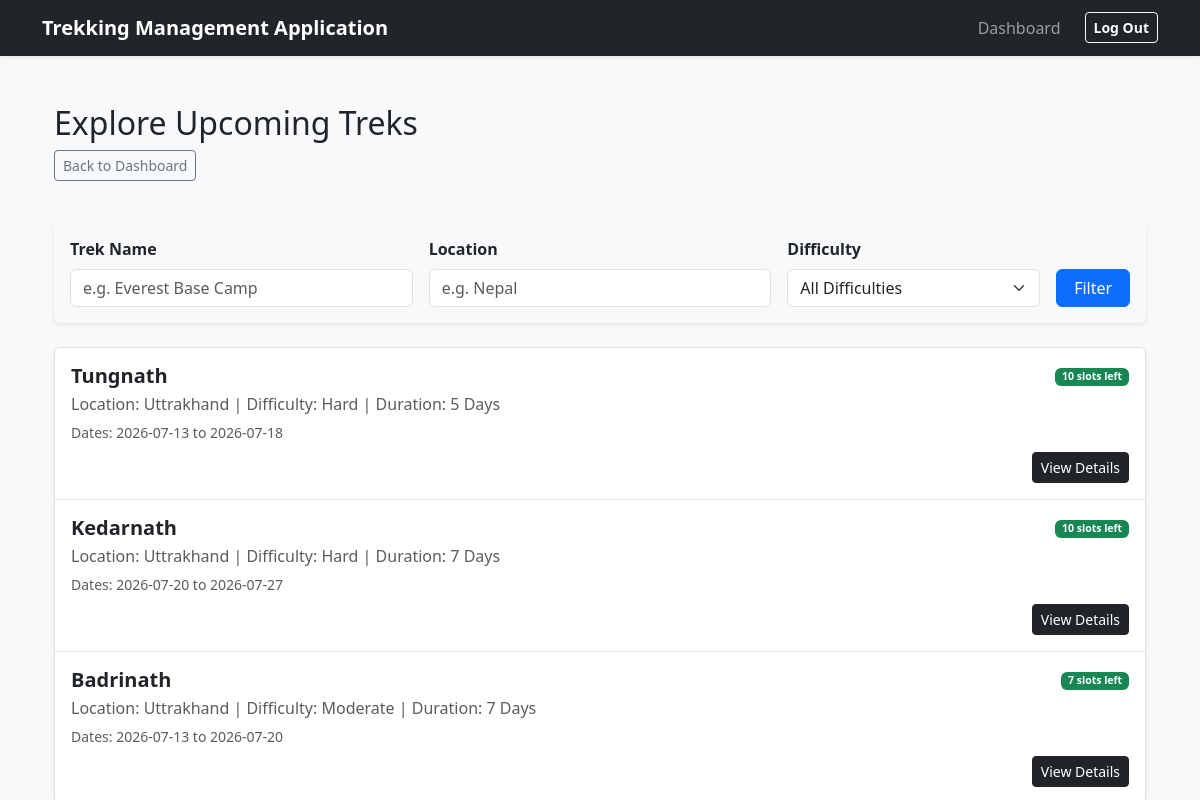
/trekker/explore (signed in), run on an earlier commit of the app's database.
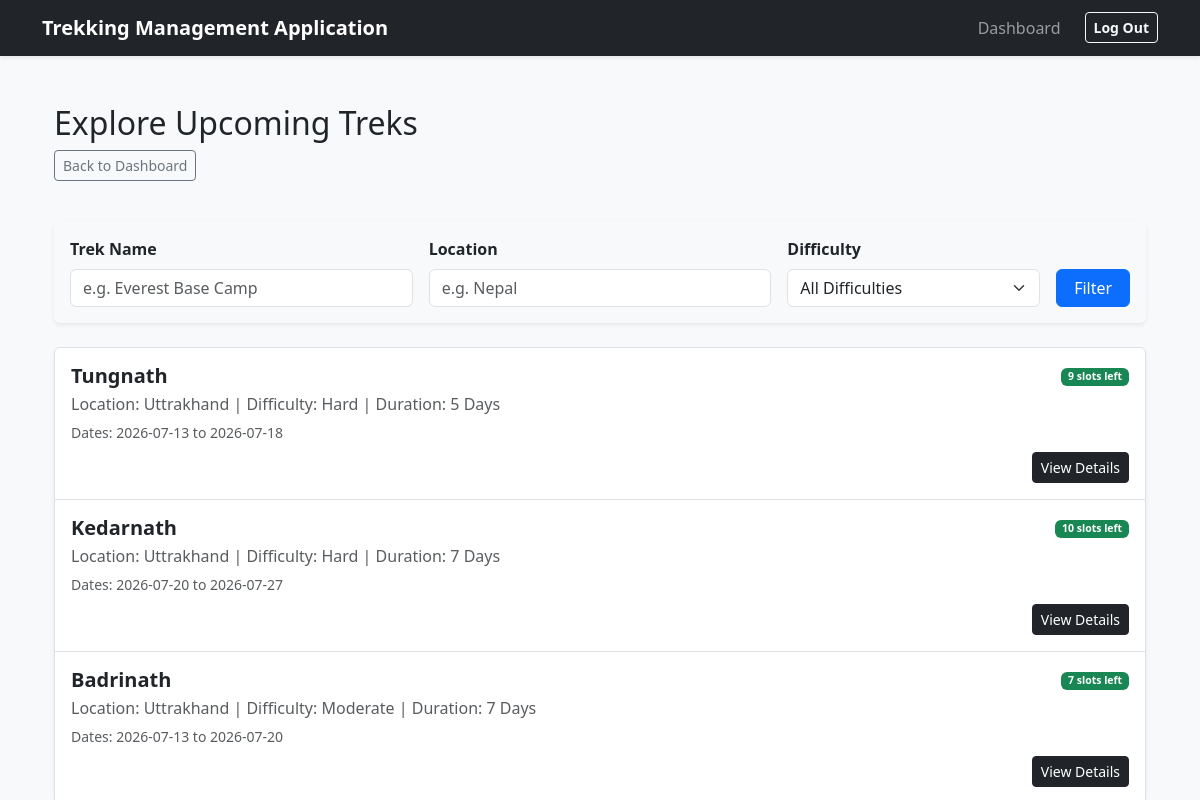
And on a later commit of the database.
### app/models.py (models this page shows)
class Trek(db.Model):
    __tablename__ = "treks"
    id = db.Column(db.Integer, primary_key=True)
    trek_name = db.Column(db.String(200), nullable=False)
    assigned_staff_id = db.Column(db.Integer, db.ForeignKey('users.id'), nullable=False)
    location = db.Column(db.String(100), nullable=False)
    difficulty = db.Column(db.String(50), nullable=False)
    duration = db.Column(db.Integer, nullable=False)
    available_slots = db.Column(db.Integer, nullable=False)
    status = db.Column(db.String(30), nullable=False)
    start_date = db.Column(db.DateTime, nullable=False)
    end_date = db.Column(db.DateTime, nullable=False)
    bookings = db.relationship('Booking', backref='trek', lazy=True, cascade='all, delete-orphan')
    assigned_staff = db.relationship('User', foreign_keys=[assigned_staff_id])

### app/routes/trekker.py (the view)
@trekker_bp.route('/explore')
def explore_treks():
    query = models.Trek.query.filter_by(status='Upcoming')
    search_name = request.args.get('search_name')
    location_filter = request.args.get('location')
    difficulty_filter = request.args.get('difficulty')
    if search_name:
        query = query.filter(models.Trek.trek_name.ilike(f"%{search_name}%"))
    if location_filter:
        query = query.filter(models.Trek.location.ilike(f"%{location_filter}%"))
    if difficulty_filter:
        query = query.filter(models.Trek.difficulty == difficulty_filter)
    upcoming_treks = query.all()
    return render_template('/trekker/explore_treks/explore_treks.html',
                           upcoming_treks=upcoming_treks,
                           current_search=search_name,
                           current_location=location_filter,
                           current_difficulty=difficulty_filter)

### app/routes/trekker.py (called while the page is built)
@trekker_bp.before_request
def trekker_access():
    if 'user_id' not in session:
        flash("Please Login first", "danger")
        return redirect(url_for('auth.login'))
    if session.get('role') != 'Trekker':
        flash("Access Denied you are not a trekker", "danger")
        return redirect(url_for('auth.login'))

### app/templates/trekker/explore_treks/explore_treks.html (shortened to what this page needs)
{% extends "base.html" %}
{% block content %}
<div class="container mt-4">
    <div class="row mb-4">
        <div class="col-12">
            <h2>Explore Upcoming Treks</h2>
            <a href="{{ url_for('trekker.trekker_dashboard') }}" class="btn btn-outline-secondary btn-sm mb-3">Back to Dashboard</a>
        </div>
    </div>
    <div class="card shadow-sm mb-4 border-0 bg-light">
        <div class="card-body">
            <form method="GET" action="{{ url_for('trekker.explore_treks') }}" class="row g-3">
                <div class="col-md-4">
                    <label class="form-label fw-bold">Trek Name</label>
                    <input type="text" name="search_name" class="form-control" placeholder="e.g. Everest Base Camp" value="{{ current_search or '' }}">
                </div>
                <div class="col-md-4">
                    <label class="form-label fw-bold">Location</label>
                    <input type="text" name="location" class="form-control" placeholder="e.g. Nepal" value="{{ current_location or '' }}">
                </div>
                <div class="col-md-3">
                    <label class="form-label fw-bold">Difficulty</label>
                    <select name="difficulty" class="form-select">
                        <option value="">All Difficulties</option>
                    </select>
                </div>
                <div class="col-md-1 d-flex align-items-end">
                    <button type="submit" class="btn btn-primary w-100">Filter</button>
                </div>
            </form>
        </div>
    </div>
    <div class="list-group shadow-sm border-0">
        {% for trek in upcoming_treks %}
            <div class="list-group-item py-3">
                <div class="d-flex w-100 justify-content-between">
                    <h5 class="mb-1 fw-bold">{{ trek.trek_name }}</h5>
                    <small>
                        {% if trek.available_slots > 0 %}
                            <span class="badge bg-success">{{ trek.available_slots }} slots left</span>
                        {% else %}
                            <span class="badge bg-danger">Sold Out</span>
                        {% endif %}
                    </small>
                </div>
                <p class="mb-1 text-muted">
                    Location: {{ trek.location }} | Difficulty: {{ trek.difficulty }} | Duration: {{ trek.duration }} Days
                </p>
                <small class="text-muted">Dates: {{ trek.start_date.strftime('%Y-%m-%d') }} to {{ trek.end_date.strftime('%Y-%m-%d') }}</small>
                <div class="mt-2 text-end">
                    <a href="{{ url_for('trekker.trek_detail', trek_id=trek.id) }}" class="btn btn-sm btn-dark" {% if trek.available_slots <= 0 %}style="pointer-events: none; opacity: 0.5;"{% endif %}>
                        View Details
                    </a>
                </div>
            </div>
        {% else %}
            <div class="text-center py-4 text-muted">
                <p>No upcoming treks found matching your criteria.</p>
                <a href="{{ url_for('trekker.explore_treks') }}" class="btn btn-outline-primary btn-sm">Clear Filters</a>
            </div>
        {% endfor %}
    </div>
</div>
{% endblock %}

What changed in the data, as far as the page shows it:
changed Trek "Tungnath": available_slots "10" → "9"
